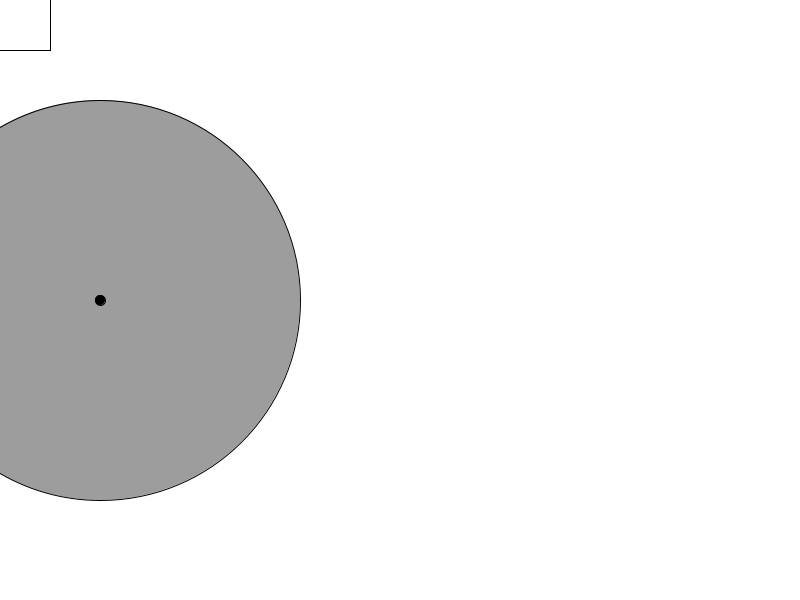
Frame 1 (no input)
Frame 60 (the mouse pressed at the canvas centre just before this capture): identical to frame 1, image omitted
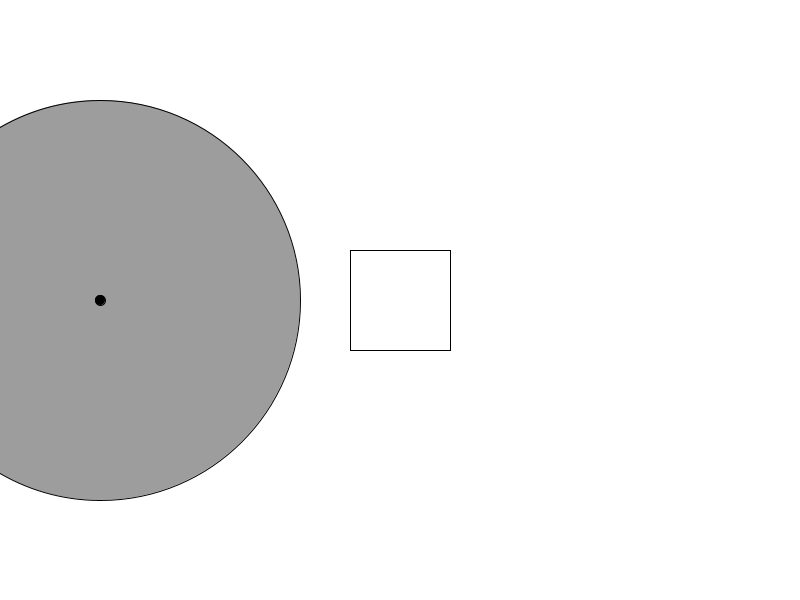
Frame 120 (the mouse held since frame 60 and released just before this capture)

The Processing sketch that drew these frames (run headless with seeded random() and noise(); from frame 60 on, the mouse is pressed at the canvas centre):

// Processing sketch: processing_93352
// ── processing_93352.pde

float positionX;
float positionY;
float sizeX;
float sizeY;
float snapX;
float snapY;
float snapRadius;
float distance;

void setup() {
  positionX = mouseX;
  positionY = mouseY;
  sizeX = 100;
  sizeY = 100;
  snapRadius = 400; //play with this one for ultra max super time fun!
  snapX = 100;
  snapY = 300;
  size(800, 600);
  background(#FFFFFF);
}

void draw() {
  background(#FFFFFF);
  // drawing rect
  fill(#FFFFFF);
  rectMode(CENTER);
  rect(positionX, positionY, sizeX, sizeY);
  
  // setting distance and snapping:
  distance = dist(mouseX, mouseY, snapX, snapY);
  if (distance < (snapRadius/2)) {
    positionX = snapX;
    positionY = snapY;
  } 
  else {
    positionX = mouseX;
    positionY = mouseY;
  }

  // just for visuals:
  //snapradius circle
  fill(#060606, 100);
  ellipse(snapX, snapY, snapRadius, snapRadius);

  //snappoint circle
  fill(#000000, 255);
  ellipse(snapX, snapY, 10, 10);
}
